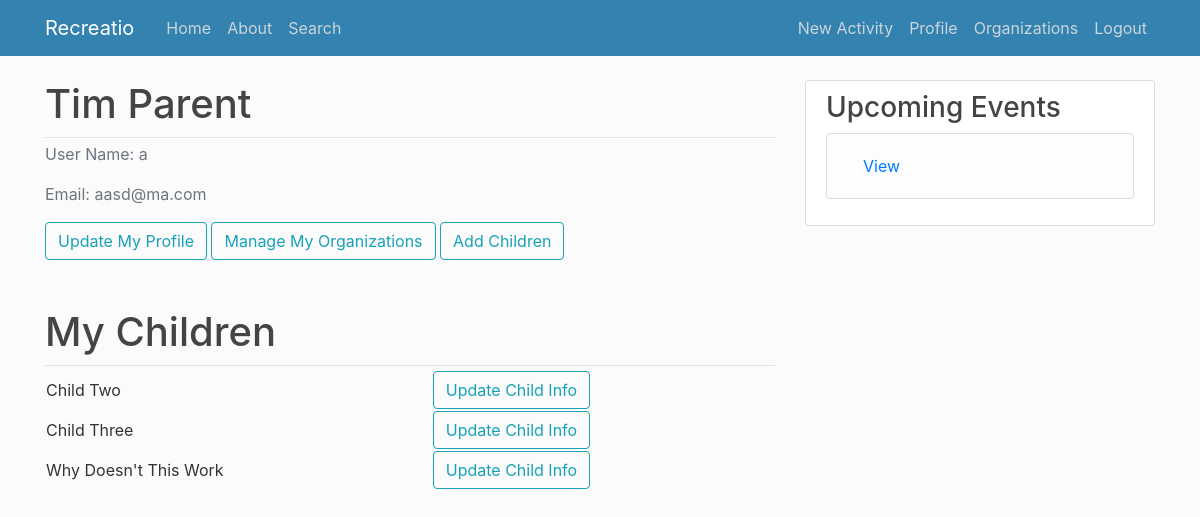
Page /profile/ (signed in) on the earlier database version.
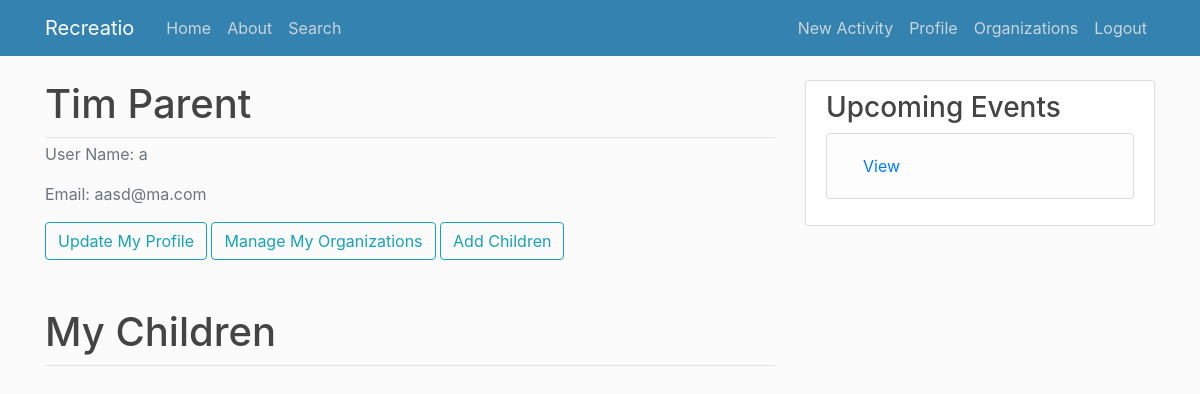
Same page on the later database version.
### users/models.py (models this page shows, shortened)
class Child(models.Model):
    first_name = models.CharField(max_length=20)
    last_name = models.CharField(max_length=30)
    birth_date = models.DateField()
    parent = models.ManyToManyField(Profile)
    activities = models.ManyToManyField(Activities)

### users/views.py (the view)
# urls.py: path("profile/", user_views.profile, name="profile"),
@login_required
def profile(request):
    parent = request.user   #extract the current user, can use this for multiple lookups
    parent_id = Profile.objects.get(user_id = parent.id)    #go to the profile objects and find ID
    parents = Child.objects.filter(parent__id = parent_id.id).order_by('first_name')   #use this ID to find my children
    org = Organization.objects.filter(leaders__id = parent_id.id).order_by('name')
    if request.method == "POST":
        update_form = UserUpdateForm(request.POST, instance=request.user)
    if request.method == "POST":
        profile_update_form = UserUpdateForm(request.POST, instance=request.user)
        if profile_update_form.is_valid():# and profile_form.is_valid():
            profile_update_form.save()
            messages.success(request, f"Account updated")
            return redirect('profile')
    else:
        profile_update_form = UserUpdateForm(instance=request.user)
    context = {
        'profile_update_form': profile_update_form,
        'parents': parents,
        'org': org
    }
    return render(request, 'users/profile.html',context)

### users/templates/users/profile.html
{% extends "web/base.html" %}
{% load crispy_forms_tags %}
{% block content %}
    <div class "content-section">
        <div class="article-metadata">
            <h2 class = "account-heading">{{ user.first_name }} {{ user.last_name }}</h2>
        </div>
        <div class"media-body>
            <p class="text-secondary">User Name: {{ user.username }}</p>
            <p class="text-secondary">Email:     {{ user.email }}</p>
        </div>
        <div class ="form=group">
            <button class="btn btn-outline-info" onclick="location.href={% url 'profile_update' %}">Update My Profile</button>
            <button class="btn btn-outline-info" onclick="location.href={% url 'my_organizations' %}">Manage My Organizations</button>
            <button class="btn btn-outline-info" onclick="location.href={% url 'add_children' %}">Add Children</button>
        </div>
        <br>
        <br>
    </div>
    <div class "content-section">
        <div class="article-metadata">
            <h2 class = "account-heading">My Children</h2>
        </div>
        <div>
            <table style="width: 100%">
                {% for parent in parents %}
                <tr>
                    <td>{{parent.first_name}} {{parent.last_name}} </td>
                    <td>
                        <button class="btn btn-outline-info" /
                        onclick='location.href="update_children/{{parent.id }}";'>Update Child Info</button>
                    </td>
                </tr>
                {% endfor%}
            </table>
        </div>
    </div>
{% endblock content %}

Differences in the rows shown:
removed Child: first_name "Child", last_name "Two"
removed Child: first_name "Child", last_name "Three"
removed Child: first_name "Why", last_name "Doesn't This Work"
